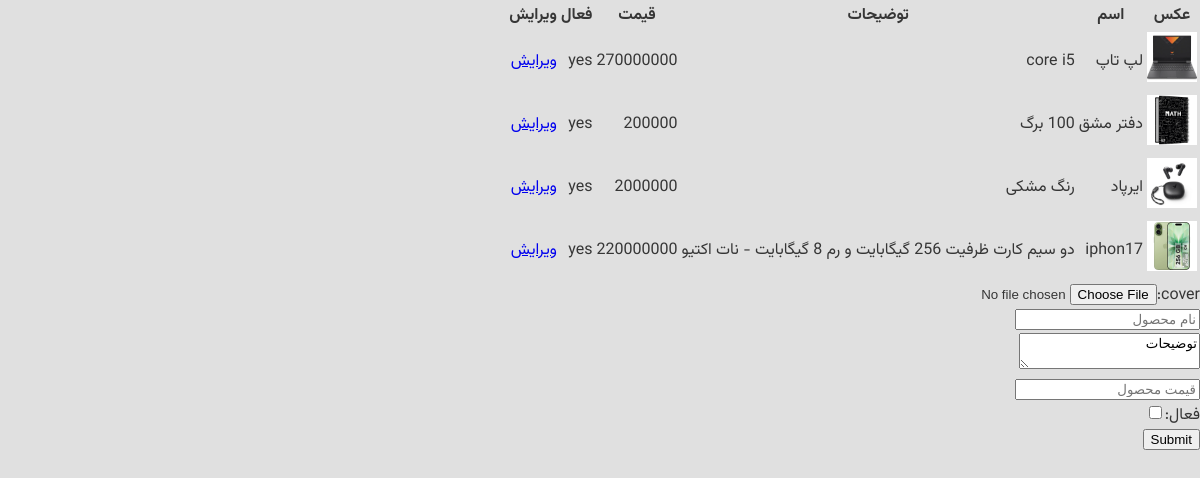
The app's page /admin/dashboard/products (signed in) with its own data.
### models/product.py (models this page shows)
class product(db.Model):
    __tablename__ = 'product'
    id = Column(Integer, primary_key = True)
    name = Column(String, nullable = False, index = True)
    description = Column(String(11), nullable = False, index = True)
    price = Column(Integer, nullable = False, index = True)
    active = Column(Integer, nullable = False, index = True)

### blueprint/admin.py (the view, shortened to what this page needs)
@app.route("/admin/dashboard/products", methods=["GET" , "POST"])
def products():
    if request.method == "GET":
        products = product.query.all()
        return render_template("admin/products.html", products=products)

### app.py (called while the page is built)
@login_manager.user_loader
def load_user(user_id):
    return User.query.get(int(user_id))

### blueprint/admin.py (called while the page is built)
@app.before_request
def before_request():
    if session.get("admin_login") == None and request.endpoint != "admin.login":
        abort(403)

### templates/admin/products.html (shortened to what this page needs)
{% extends 'base.html' %}
{% block body%}
<table>
<tr>
    <th>عکس</th>
    <th>اسم</th>
    <th>توضیحات</th>
    <th>قیمت</th>
    <th>فعال</th>
    <th>ویرایش</th>
</tr>
{% for p in products %}
    <tr>
        <td><img style="width:50px" src="/static/cover/{{ p.id }}.jpg"></td>
        <td>{{ p.name }}</td>
        <td>{{ p.description }}</td>
        <td>{{ p.price }}</td>
        <td>{{ "yes" if p.active == 1 else "no" }}</td>
        <td><a href="/admin/dashboard/edit-product/{{ p.id }}">ویرایش</a></td>
    </tr>
{% endfor %}
</table>
<form action="#" method="post"  enctype="multipart/form-data">
    <label>cover:</label><input type="file" name="cover"><br>
    <input type="text" name="name" placeholder="نام محصول"><br>
    <textarea name="description" placeholder="">توضیحات</textarea><br>
    <input type="number" name="price" placeholder="قیمت محصول"><br>
    <label>فعال:</label><input value="1"  type="checkbox" name="active"><br>
    <input type="submit">
</form>
{% endblock %}

### static/cover/css/index.css (style rules this page uses)
* { transition: all 300ms ease-in-out; }
body { padding: 0; margin: 0; font-size: 16px; background-color: #E0E0E0; color: #363636; font-family: Vazirmatn; }
a { display: flex; align-items: center; }

### records on screen
product: shows a picture, name "لپ تاپ", description "core i5", price "270000000", active "yes"
product: shows a picture, name "دفتر مشق", description "100 برگ", price "200000", active "yes"
product: shows a picture, name "ایرپاد", description "رنگ مشکی", price "2000000", active "yes"
product: shows a picture, name "iphon17", description "دو سیم کارت ظرفیت 256 گیگابایت و رم 8 گیگابایت - نات اکتیو", price "220000000", active "yes"
